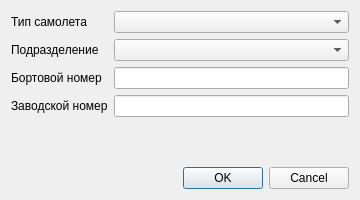
<?xml version="1.0" encoding="UTF-8"?>
<ui version="4.0">
 <class>Dialog</class>
 <widget class="QDialog" name="Dialog">
  <property name="geometry">
   <rect>
    <x>0</x>
    <y>0</y>
    <width>360</width>
    <height>200</height>
   </rect>
  </property>
  <property name="windowTitle">
   <string>Добавить самолет</string>
  </property>
  <layout class="QVBoxLayout" name="verticalLayout">
   <item>
    <layout class="QFormLayout" name="formLayout">
     <item row="0" column="0">
      <widget class="QLabel" name="type_lbl">
       <property name="text">
        <string>Тип самолета</string>
       </property>
      </widget>
     </item>
     <item row="0" column="1">
      <widget class="QComboBox" name="typeComboBox"/>
     </item>
     <item row="1" column="0">
      <widget class="QLabel" name="unit_lbl">
       <property name="text">
        <string>Подразделение</string>
       </property>
      </widget>
     </item>
     <item row="1" column="1">
      <widget class="QComboBox" name="unitComboBox"/>
     </item>
     <item row="2" column="0">
      <widget class="QLabel" name="bort_numLabel">
       <property name="text">
        <string>Бортовой номер</string>
       </property>
      </widget>
     </item>
     <item row="2" column="1">
      <widget class="QLineEdit" name="bort_numLineEdit"/>
     </item>
     <item row="3" column="0">
      <widget class="QLabel" name="zav_numLabel">
       <property name="text">
        <string>Заводской номер</string>
       </property>
      </widget>
     </item>
     <item row="3" column="1">
      <widget class="QLineEdit" name="zav_numLineEdit"/>
     </item>
    </layout>
   </item>
   <item>
    <widget class="QDialogButtonBox" name="buttonBox">
     <property name="orientation">
      <enum>Qt::Orientation::Horizontal</enum>
     </property>
     <property name="standardButtons">
      <set>QDialogButtonBox::StandardButton::Cancel|QDialogButtonBox::StandardButton::Ok</set>
     </property>
    </widget>
   </item>
  </layout>
 </widget>
 <resources/>
 <connections>
  <connection>
   <sender>buttonBox</sender>
   <signal>accepted()</signal>
   <receiver>Dialog</receiver>
   <slot>accept()</slot>
   <hints>
    <hint type="sourcelabel">
     <x>248</x>
     <y>254</y>
    </hint>
    <hint type="destinationlabel">
     <x>157</x>
     <y>274</y>
    </hint>
   </hints>
  </connection>
  <connection>
   <sender>buttonBox</sender>
   <signal>rejected()</signal>
   <receiver>Dialog</receiver>
   <slot>reject()</slot>
   <hints>
    <hint type="sourcelabel">
     <x>316</x>
     <y>260</y>
    </hint>
    <hint type="destinationlabel">
     <x>286</x>
     <y>274</y>
    </hint>
   </hints>
  </connection>
 </connections>
</ui>
